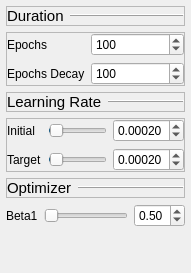
                                <widget class="QWidget" name="generator_tab">
                                 <property name="geometry">
                                  <rect>
                                   <x>0</x>
                                   <y>0</y>
                                   <width>191</width>
                                   <height>273</height>
                                  </rect>
                                 </property>
                                 <layout class="QVBoxLayout" name="verticalLayout_15">
                                  <property name="leftMargin">
                                   <number>6</number>
                                  </property>
                                  <property name="topMargin">
                                   <number>6</number>
                                  </property>
                                  <property name="rightMargin">
                                   <number>6</number>
                                  </property>
                                  <property name="bottomMargin">
                                   <number>6</number>
                                  </property>
                                  <item>
                                   <widget class="QFrame" name="frame_31">
                                    <property name="frameShape">
                                     <enum>QFrame::StyledPanel</enum>
                                    </property>
                                    <property name="frameShadow">
                                     <enum>QFrame::Raised</enum>
                                    </property>
                                    <layout class="QHBoxLayout" name="horizontalLayout_38">
                                     <property name="leftMargin">
                                      <number>0</number>
                                     </property>
                                     <property name="topMargin">
                                      <number>0</number>
                                     </property>
                                     <property name="rightMargin">
                                      <number>0</number>
                                     </property>
                                     <property name="bottomMargin">
                                      <number>0</number>
                                     </property>
                                     <item>
                                      <widget class="QLabel" name="label_57">
                                       <property name="sizePolicy">
                                        <sizepolicy hsizetype="Maximum" vsizetype="Preferred">
                                         <horstretch>0</horstretch>
                                         <verstretch>0</verstretch>
                                        </sizepolicy>
                                       </property>
                                       <property name="font">
                                        <font>
                                         <pointsize>11</pointsize>
                                        </font>
                                       </property>
                                       <property name="frameShape">
                                        <enum>QFrame::NoFrame</enum>
                                       </property>
                                       <property name="frameShadow">
                                        <enum>QFrame::Raised</enum>
                                       </property>
                                       <property name="text">
                                        <string>Duration</string>
                                       </property>
                                      </widget>
                                     </item>
                                     <item>
                                      <widget class="Line" name="line_11">
                                       <property name="frameShadow">
                                        <enum>QFrame::Raised</enum>
                                       </property>
                                       <property name="orientation">
                                        <enum>Qt::Horizontal</enum>
                                       </property>
                                      </widget>
                                     </item>
                                    </layout>
                                   </widget>
                                  </item>
                                  <item>
                                   <widget class="QFrame" name="frame_21">
                                    <property name="sizePolicy">
                                     <sizepolicy hsizetype="Preferred" vsizetype="Maximum">
                                      <horstretch>0</horstretch>
                                      <verstretch>0</verstretch>
                                     </sizepolicy>
                                    </property>
                                    <property name="frameShape">
                                     <enum>QFrame::StyledPanel</enum>
                                    </property>
                                    <property name="frameShadow">
                                     <enum>QFrame::Raised</enum>
                                    </property>
                                    <layout class="QFormLayout" name="formLayout_8">
                                     <property name="leftMargin">
                                      <number>0</number>
                                     </property>
                                     <property name="topMargin">
                                      <number>0</number>
                                     </property>
                                     <property name="rightMargin">
                                      <number>0</number>
                                     </property>
                                     <property name="bottomMargin">
                                      <number>0</number>
                                     </property>
                                     <item row="0" column="0">
                                      <widget class="QLabel" name="label_32">
                                       <property name="text">
                                        <string>Epochs</string>
                                       </property>
                                      </widget>
                                     </item>
                                     <item row="0" column="1">
                                      <widget class="QSpinBox" name="gen_epochs">
                                       <property name="minimum">
                                        <number>0</number>
                                       </property>
                                       <property name="maximum">
                                        <number>999999</number>
                                       </property>
                                       <property name="value">
                                        <number>100</number>
                                       </property>
                                      </widget>
                                     </item>
                                     <item row="1" column="0">
                                      <widget class="QLabel" name="label_31">
                                       <property name="text">
                                        <string>Epochs Decay</string>
                                       </property>
                                      </widget>
                                     </item>
                                     <item row="1" column="1">
                                      <widget class="QSpinBox" name="gen_epochs_decay">
                                       <property name="minimum">
                                        <number>0</number>
                                       </property>
                                       <property name="maximum">
                                        <number>999999</number>
                                       </property>
                                       <property name="value">
                                        <number>100</number>
                                       </property>
                                      </widget>
                                     </item>
                                    </layout>
                                   </widget>
                                  </item>
                                  <item>
                                   <widget class="QFrame" name="frame_40">
                                    <property name="frameShape">
                                     <enum>QFrame::StyledPanel</enum>
                                    </property>
                                    <property name="frameShadow">
                                     <enum>QFrame::Raised</enum>
                                    </property>
                                    <layout class="QHBoxLayout" name="horizontalLayout_41">
                                     <property name="leftMargin">
                                      <number>0</number>
                                     </property>
                                     <property name="topMargin">
                                      <number>0</number>
                                     </property>
                                     <property name="rightMargin">
                                      <number>0</number>
                                     </property>
                                     <property name="bottomMargin">
                                      <number>0</number>
                                     </property>
                                     <item>
                                      <widget class="QLabel" name="label_60">
                                       <property name="sizePolicy">
                                        <sizepolicy hsizetype="Maximum" vsizetype="Preferred">
                                         <horstretch>0</horstretch>
                                         <verstretch>0</verstretch>
                                        </sizepolicy>
                                       </property>
                                       <property name="font">
                                        <font>
                                         <pointsize>11</pointsize>
                                        </font>
                                       </property>
                                       <property name="frameShape">
                                        <enum>QFrame::NoFrame</enum>
                                       </property>
                                       <property name="frameShadow">
                                        <enum>QFrame::Raised</enum>
                                       </property>
                                       <property name="text">
                                        <string>Learning Rate</string>
                                       </property>
                                      </widget>
                                     </item>
                                     <item>
                                      <widget class="Line" name="line_14">
                                       <property name="frameShadow">
                                        <enum>QFrame::Raised</enum>
                                       </property>
                                       <property name="orientation">
                                        <enum>Qt::Horizontal</enum>
                                       </property>
                                      </widget>
                                     </item>
                                    </layout>
                                   </widget>
                                  </item>
                                  <item>
                                   <widget class="QFrame" name="frame_41">
                                    <property name="frameShape">
                                     <enum>QFrame::StyledPanel</enum>
                                    </property>
                                    <property name="frameShadow">
                                     <enum>QFrame::Raised</enum>
                                    </property>
                                    <layout class="QFormLayout" name="formLayout_15">
                                     <property name="leftMargin">
                                      <number>0</number>
                                     </property>
                                     <property name="topMargin">
                                      <number>0</number>
                                     </property>
                                     <property name="rightMargin">
                                      <number>0</number>
                                     </property>
                                     <property name="bottomMargin">
                                      <number>0</number>
                                     </property>
                                     <item row="0" column="0">
                                      <widget class="QLabel" name="label_7">
                                       <property name="text">
                                        <string>Initial</string>
                                       </property>
                                      </widget>
                                     </item>
                                     <item row="1" column="0">
                                      <widget class="QLabel" name="label_33">
                                       <property name="text">
                                        <string>Target</string>
                                       </property>
                                      </widget>
                                     </item>
                                     <item row="0" column="1">
                                      <layout class="QHBoxLayout" name="horizontalLayout_22">
                                       <item>
                                        <widget class="QSlider" name="gen_lr_initial_slider">
                                         <property name="maximum">
                                          <number>100</number>
                                         </property>
                                         <property name="value">
                                          <number>2</number>
                                         </property>
                                         <property name="orientation">
                                          <enum>Qt::Horizontal</enum>
                                         </property>
                                        </widget>
                                       </item>
                                       <item>
                                        <widget class="QDoubleSpinBox" name="gen_lr_initial">
                                         <property name="decimals">
                                          <number>5</number>
                                         </property>
                                         <property name="minimum">
                                          <double>0.000000000000000</double>
                                         </property>
                                         <property name="maximum">
                                          <double>0.100000000000000</double>
                                         </property>
                                         <property name="singleStep">
                                          <double>0.000100000000000</double>
                                         </property>
                                         <property name="value">
                                          <double>0.000200000000000</double>
                                         </property>
                                        </widget>
                                       </item>
                                      </layout>
                                     </item>
                                     <item row="1" column="1">
                                      <layout class="QHBoxLayout" name="horizontalLayout_23">
                                       <item>
                                        <widget class="QSlider" name="gen_lr_target_slider">
                                         <property name="maximum">
                                          <number>100</number>
                                         </property>
                                         <property name="value">
                                          <number>2</number>
                                         </property>
                                         <property name="orientation">
                                          <enum>Qt::Horizontal</enum>
                                         </property>
                                        </widget>
                                       </item>
                                       <item>
                                        <widget class="QDoubleSpinBox" name="gen_lr_target">
                                         <property name="decimals">
                                          <number>5</number>
                                         </property>
                                         <property name="minimum">
                                          <double>0.000000000000000</double>
                                         </property>
                                         <property name="maximum">
                                          <double>0.100000000000000</double>
                                         </property>
                                         <property name="singleStep">
                                          <double>0.000100000000000</double>
                                         </property>
                                         <property name="value">
                                          <double>0.000200000000000</double>
                                         </property>
                                        </widget>
                                       </item>
                                      </layout>
                                     </item>
                                    </layout>
                                   </widget>
                                  </item>
                                  <item>
                                   <widget class="QFrame" name="frame_39">
                                    <property name="frameShape">
                                     <enum>QFrame::StyledPanel</enum>
                                    </property>
                                    <property name="frameShadow">
                                     <enum>QFrame::Raised</enum>
                                    </property>
                                    <layout class="QHBoxLayout" name="horizontalLayout_40">
                                     <property name="leftMargin">
                                      <number>0</number>
                                     </property>
                                     <property name="topMargin">
                                      <number>0</number>
                                     </property>
                                     <property name="rightMargin">
                                      <number>0</number>
                                     </property>
                                     <property name="bottomMargin">
                                      <number>0</number>
                                     </property>
                                     <item>
                                      <widget class="QLabel" name="label_59">
                                       <property name="sizePolicy">
                                        <sizepolicy hsizetype="Maximum" vsizetype="Preferred">
                                         <horstretch>0</horstretch>
                                         <verstretch>0</verstretch>
                                        </sizepolicy>
                                       </property>
                                       <property name="font">
                                        <font>
                                         <pointsize>11</pointsize>
                                        </font>
                                       </property>
                                       <property name="frameShape">
                                        <enum>QFrame::NoFrame</enum>
                                       </property>
                                       <property name="frameShadow">
                                        <enum>QFrame::Raised</enum>
                                       </property>
                                       <property name="text">
                                        <string>Optimizer</string>
                                       </property>
                                      </widget>
                                     </item>
                                     <item>
                                      <widget class="Line" name="line_13">
                                       <property name="frameShadow">
                                        <enum>QFrame::Raised</enum>
                                       </property>
                                       <property name="orientation">
                                        <enum>Qt::Horizontal</enum>
                                       </property>
                                      </widget>
                                     </item>
                                    </layout>
                                   </widget>
                                  </item>
                                  <item>
                                   <layout class="QFormLayout" name="formLayout_12">
                                    <item row="0" column="0">
                                     <widget class="QLabel" name="label_14">
                                      <property name="text">
                                       <string>Beta1</string>
                                      </property>
                                     </widget>
                                    </item>
                                    <item row="0" column="1">
                                     <layout class="QHBoxLayout" name="horizontalLayout_14">
                                      <item>
                                       <widget class="QSlider" name="gen_optim_beta1_slider">
                                        <property name="maximum">
                                         <number>250</number>
                                        </property>
                                        <property name="orientation">
                                         <enum>Qt::Horizontal</enum>
                                        </property>
                                       </widget>
                                      </item>
                                      <item>
                                       <widget class="QDoubleSpinBox" name="gen_optim_beta1">
                                        <property name="maximum">
                                         <double>2.500000000000000</double>
                                        </property>
                                        <property name="singleStep">
                                         <double>0.100000000000000</double>
                                        </property>
                                        <property name="value">
                                         <double>0.500000000000000</double>
                                        </property>
                                       </widget>
                                      </item>
                                     </layout>
                                    </item>
                                   </layout>
                                  </item>
                                  <item>
                                   <spacer name="verticalSpacer_9">
                                    <property name="orientation">
                                     <enum>Qt::Vertical</enum>
                                    </property>
                                    <property name="sizeHint" stdset="0">
                                     <size>
                                      <width>20</width>
                                      <height>40</height>
                                     </size>
                                    </property>
                                   </spacer>
                                  </item>
                                 </layout>
                                </widget>
